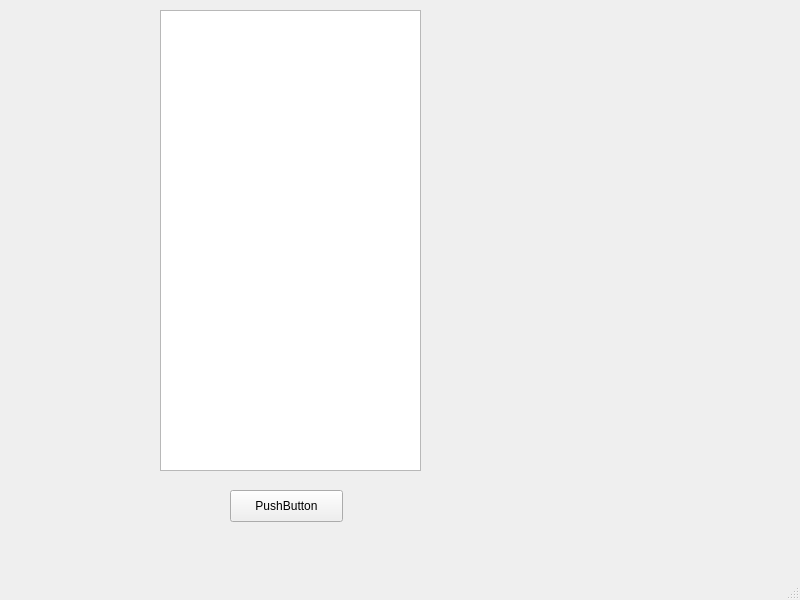
<?xml version="1.0" encoding="UTF-8"?>
<ui version="4.0">
 <class>MainWindow</class>
 <widget class="QMainWindow" name="MainWindow">
  <property name="geometry">
   <rect>
    <x>0</x>
    <y>0</y>
    <width>800</width>
    <height>600</height>
   </rect>
  </property>
  <property name="windowTitle">
   <string>MainWindow</string>
  </property>
  <widget class="QWidget" name="centralwidget">
   <widget class="QPushButton" name="pushButton">
    <property name="geometry">
     <rect>
      <x>230</x>
      <y>490</y>
      <width>113</width>
      <height>32</height>
     </rect>
    </property>
    <property name="text">
     <string>PushButton</string>
    </property>
   </widget>
   <widget class="QListWidget" name="listWidget">
    <property name="geometry">
     <rect>
      <x>160</x>
      <y>10</y>
      <width>261</width>
      <height>461</height>
     </rect>
    </property>
   </widget>
  </widget>
  <widget class="QMenuBar" name="menubar">
   <property name="geometry">
    <rect>
     <x>0</x>
     <y>0</y>
     <width>800</width>
     <height>22</height>
    </rect>
   </property>
  </widget>
  <widget class="QStatusBar" name="statusbar"/>
 </widget>
 <resources/>
 <connections/>
</ui>
